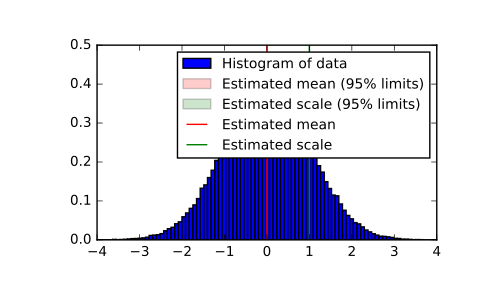

Reproduce this figure in Python.
# First a basic example to demonstrate the outputs:

from scipy import stats
data = [6, 9, 12, 7, 8, 8, 13]
mean, var, std = stats.bayes_mvs(data)
mean
# Mean(statistic=9.0, minmax=(7.1036502226125329, 10.896349777387467))
var
# Variance(statistic=10.0, minmax=(3.176724206..., 24.45910382...))
std
# Std_dev(statistic=2.9724954732045084, minmax=(1.7823367265645143, 4.9456146050146295))

# Now we generate some normally distributed random data, and get estimates of
# mean and standard deviation with 95% confidence intervals for those
# estimates:

n_samples = 100000
data = stats.norm.rvs(size=n_samples)
res_mean, res_var, res_std = stats.bayes_mvs(data, alpha=0.95)

import matplotlib.pyplot as plt
fig = plt.figure()
ax = fig.add_subplot(111)
ax.hist(data, bins=100, normed=True, label='Histogram of data')
ax.vlines(res_mean.statistic, 0, 0.5, colors='r', label='Estimated mean')
ax.axvspan(res_mean.minmax[0],res_mean.minmax[1], facecolor='r',
           alpha=0.2, label=r'Estimated mean (95% limits)')
ax.vlines(res_std.statistic, 0, 0.5, colors='g', label='Estimated scale')
ax.axvspan(res_std.minmax[0],res_std.minmax[1], facecolor='g', alpha=0.2,
           label=r'Estimated scale (95% limits)')

ax.legend(fontsize=10)
ax.set_xlim([-4, 4])
ax.set_ylim([0, 0.5])
plt.show()
